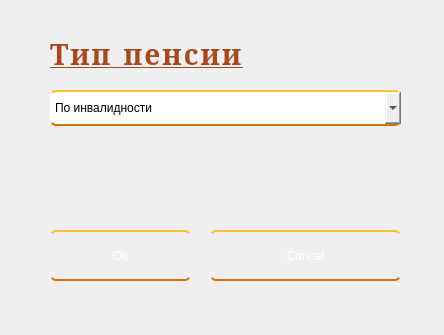
<?xml version="1.0" encoding="UTF-8"?>
<ui version="4.0">
 <class>Dialog</class>
 <widget class="QDialog" name="Dialog">
  <property name="geometry">
   <rect>
    <x>0</x>
    <y>0</y>
    <width>444</width>
    <height>335</height>
   </rect>
  </property>
  <property name="windowTitle">
   <string>Добавить пенсию</string>
  </property>
  <property name="styleSheet">
   <string notr="true">QWidget{
background-image: url(background.jpg);
}</string>
  </property>
  <widget class="QPushButton" name="accepted_btn">
   <property name="geometry">
    <rect>
     <x>50</x>
     <y>230</y>
     <width>141</width>
     <height>51</height>
    </rect>
   </property>
   <property name="styleSheet">
    <string notr="true">QPushButton {
  display: inline-block;
  color: white;
  text-decoration: none;
  padding: .2em 2em;
  outline: none;
  border-width: 2px 0;
  border-style: solid none;
  border-color: #FDBE33 #000 #D77206;
  border-radius: 6px;
  background: linear-gradient(#F3AE0F, #E38916) #E38916;
  transition: 0.2s;
} 
QPushButton:active { 
background: linear-gradient(#f59500, #f5ae00) #f59500; 
}
QPushButton:hover{ 
background: linear-gradient(#f5ae00, #f59500) #f5ae00; 
}</string>
   </property>
   <property name="text">
    <string>Ok</string>
   </property>
  </widget>
  <widget class="QPushButton" name="canceled_btn">
   <property name="geometry">
    <rect>
     <x>210</x>
     <y>230</y>
     <width>191</width>
     <height>51</height>
    </rect>
   </property>
   <property name="styleSheet">
    <string notr="true">QPushButton {
  display: inline-block;
  color: white;
  text-decoration: none;
  padding: .2em 2em;
  outline: none;
  border-width: 2px 0;
  border-style: solid none;
  border-color: #FDBE33 #000 #D77206;
  border-radius: 6px;
  background: linear-gradient(#F3AE0F, #E38916) #E38916;
  transition: 0.2s;
} 
QPushButton:hover {
 background: linear-gradient(#f5ae00, #f59500) #f5ae00; 
}</string>
   </property>
   <property name="text">
    <string>Cancel</string>
   </property>
  </widget>
  <widget class="QLabel" name="lb_snils_3">
   <property name="geometry">
    <rect>
     <x>50</x>
     <y>40</y>
     <width>241</width>
     <height>28</height>
    </rect>
   </property>
   <property name="styleSheet">
    <string notr="true">QLabel{
background: rgb(0, 0, 0, 0); 
font-family: serif, Georgia;
font-size: 28px;
letter-spacing: 2px;
word-spacing: 2px;
color: #A8491D;
font-weight: 700;
text-decoration: underline rgb(68, 68, 68);
font-style: normal;
font-variant: small-caps;
text-transform: none;
}</string>
   </property>
   <property name="text">
    <string>Тип пенсии</string>
   </property>
  </widget>
  <widget class="QComboBox" name="combo">
   <property name="geometry">
    <rect>
     <x>50</x>
     <y>90</y>
     <width>351</width>
     <height>36</height>
    </rect>
   </property>
   <property name="styleSheet">
    <string notr="true">QComboBox{
  border-width: 2px 2px;
  border-style: solid none;
  border-color: #FDBE33 #000 #D77206;
  border-radius: 6px;
}</string>
   </property>
   <item>
    <property name="text">
     <string>По инвалидности</string>
    </property>
   </item>
   <item>
    <property name="text">
     <string>По старости</string>
    </property>
   </item>
   <item>
    <property name="text">
     <string>Участники боевых действий</string>
    </property>
   </item>
   <item>
    <property name="text">
     <string>Случай потери кормильца</string>
    </property>
   </item>
   <item>
    <property name="text">
     <string>Ежемесячные денежные выплаты</string>
    </property>
   </item>
  </widget>
 </widget>
 <resources/>
 <connections/>
</ui>
